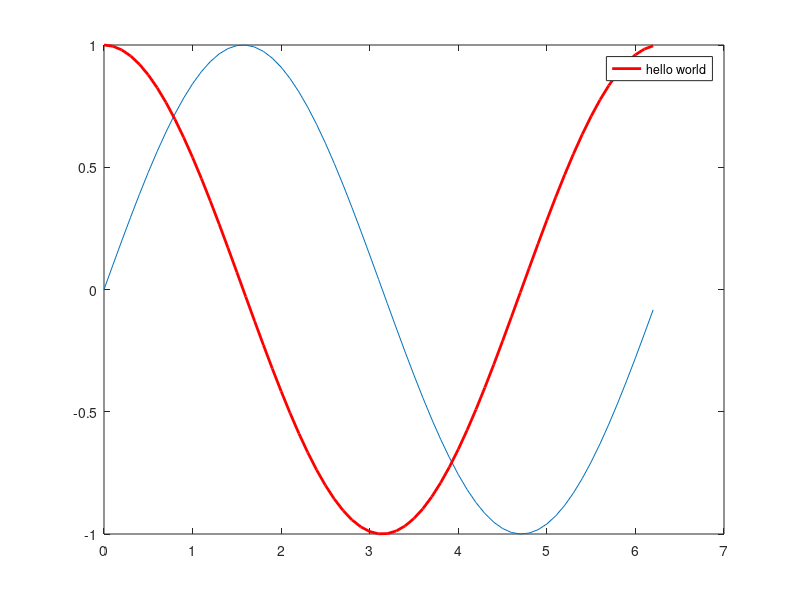

Reproduce this figure in MATLAB. (Note: this script raises an error after producing the figure.)
%% line objects
x = 0:0.1:2*pi;
h(1) = plot(x, sin(x));
hold on
h(2) = plot(x, cos(x));
hold off

legend(h(2), "hello world");
set(h(2), "Color","red", "LineWidth",2);

%% check IKss
clc
close all
clear variables

time_space = cell(1, 3);
time_step = 1;
holdT = 100;
P1T = 5000;
tH = 0:time_step:holdT;
tP1 = (holdT+time_step):time_step:P1T;
tP1_adj = tP1 - tP1(1);
t = [tH, tP1];

time_space{1} = t;
time_space{2} = tH;
time_space{3} = tP1_adj;

p0 = [22.5, 7.7, 39.3, 0.0862, 13.17, 0.05, -91.1];
volt = -90:10:50;

for i = 1:length(volt)
    current_trc = IKss(p0, -100, volt(i), time_space);
    hold on
        plot(t, current_trc)
    hold off
end

%% under holding potential
clc
close all
clear variables

holding_p = -80; %mV
holding_t = 500; %msec
P1s = -70:10:50; %mV
P1_t = 5000; % msec

TR_ori = cell(1, length(P1s));
states = cell(1, length(P1s));
TR_anal = cell(1, length(P1s)); 
for i=1:length(P1s)
    [t, S, A, ~] = RasmussonUnparam(holding_p, holding_t, P1s(i), P1_t, P1s(i), P1_t);
    states{i} = S;
    
    TR = zeros(8, 2);
    TR(1, 1) = A(1, 5);
    TR(1, 2) = A(end, 5);
    TR(2, 1) = A(1, 15);
    TR(2, 2) = A(end, 15);
    TR(3, 1) = A(1, 6);
    TR(3, 2) = A(end, 6);
    TR(4, 1) = A(1, 16);
    TR(4, 2) = A(end, 16);
    
    TR(5, 1) = A(1, 7);
    TR(5, 2) = A(end, 7);
    TR(6, 1) = A(1, 20);
    TR(6, 2) = A(end, 20);
    TR(7, 1) = A(1, 8);
    TR(7, 2) = A(end, 8);
    TR(8, 1) = A(1, 21);
    TR(8, 2) = A(end, 21);
    TR_ori{i} = TR;

    [t1, I1, TR1] = analytic_form(holding_p, holding_t, P1s(i), P1_t);
    TR_anal{i} = TR1;
    
    [~, hold_idx] = min(abs(t - holding_t));
    [~, hold_idx1] = min(abs(t1 - holding_t));
    
    figure(1)
    hold on
        plot(t(1:hold_idx-1), A(1:hold_idx-1,61))
    hold off
    title('I_{to} - Original')
    xlabel('Time (ms)')
    ylabel('Current (pA/pF)')
    axis tight
    
    figure(2)
    hold on
        plot(t1(1:hold_idx1), I1(1:hold_idx1,1))
    hold off
    title('I_{to} - Analytical')
    xlabel('Time (ms)')
    ylabel('Current (pA/pF)')
    axis tight
    
    figure(3)
    hold on
        plot(t(1:hold_idx-1), A(1:hold_idx-1,65)) 
    hold off
    title('I_{Kslow} - Original')
    xlabel('Time (ms)')
    ylabel('Current (pA/pF)')
    axis tight
    
    figure(4)
    hold on
        plot(t1(1:hold_idx1), I1(1:hold_idx1,2))
    hold off
    title('I_{Kslow} - Analytical')
    xlabel('Time (ms)')
    ylabel('Current (pA/pF)')
    axis tight
end


%% check analytical solutions
clc
close all
clear variables

alphaa = 0.0302049585228441;
betaa = 8.94547949889369;

alphai = 0.330343529000106;
betai = 1.23805046797418e-06;
% alphai = 0.217886158136666;
% betai = 5.16495883881682e-06;

ass10 = 0.265563e-2;
iss10 = 0.999977;
ass20 = 0.417069e-3;
iss20 = 0.998543;

ass1 = alphaa/(alphaa + betaa);
atau1 = 1/(alphaa + betaa);
iss1 = alphai/(alphai + betai);
itau1 = 1/(alphai + betai);

ass2 = 0.000571010111115601;
atau2 = 77.6049181019847;
iss2 = 0.997773872537225;
itau2 = 1030.37844166867;

t = 0:0.01:500;
ag1 = ass1 - (ass1 - ass10).*exp(-t./atau1);
ig1 = iss1 - (iss1 - iss10).*exp(-t./itau1);

ag2 = ass2 - (ass2 - ass20).*exp(-t./atau2);
ig2 = iss2 - (iss2 - iss20).*exp(-t./itau2);

plot(t, ag1.*ig1)
plot(t, ag2.*ig2)

%% long holding potential
clc
close all
clear variables

holding_p = -80; %mV
holding_t = 10; %msec
P1s = -70:10:50; %mV
P1_t = 5000; % msec

TR_ori = cell(1, length(P1s));
states = cell(1, length(P1s));
TR_anal = cell(1, length(P1s)); 
for i=1:length(P1s)
    [t, S, A, ~] = RasmussonUnparam(holding_p, holding_t, P1s(i), P1_t, P1s(i), P1_t);
    states{i} = S;
    
    TR = zeros(8, 2);
    TR(1, 1) = A(1, 5);
    TR(1, 2) = A(end, 5);
    TR(2, 1) = A(1, 15);
    TR(2, 2) = A(end, 15);
    TR(3, 1) = A(1, 6);
    TR(3, 2) = A(end, 6);
    TR(4, 1) = A(1, 16);
    TR(4, 2) = A(end, 16);
    
    TR(5, 1) = A(1, 7);
    TR(5, 2) = A(end, 7);
    TR(6, 1) = A(1, 20);
    TR(6, 2) = A(end, 20);
    TR(7, 1) = A(1, 8);
    TR(7, 2) = A(end, 8);
    TR(8, 1) = A(1, 21);
    TR(8, 2) = A(end, 21);
    TR_ori{i} = TR;

    [t1, I1, TR1] = analytic_form(holding_p, holding_t, P1s(i), P1_t);
    TR_anal{i} = TR1;
        
    figure(1)
    hold on
        plot(t, A(:,61))
    hold off
    title('I_{to} - Original')
    xlabel('Time (ms)')
    ylabel('Current (pA/pF)')
    axis tight
    
    figure(2)
    hold on
        plot(t1, I1(:,1))
    hold off
    title('I_{to} - Analytical')
    xlabel('Time (ms)')
    ylabel('Current (pA/pF)')
    axis tight
    
    figure(3)
    hold on
        plot(t, A(:,65))
    hold off
    title('I_{Kslow} - Original')
    xlabel('Time (ms)')
    ylabel('Current (pA/pF)')
    axis tight
    
    figure(4)
    hold on
        plot(t1, I1(:,2))
    hold off
    title('I_{Kslow} - Analytical')
    xlabel('Time (ms)')
    ylabel('Current (pA/pF)')
    axis tight
end

%% for each current
clc
close all
clear variables

holding_p = -80; %mV
holding_t = 500; %msec
P1 = 30; %mV
P1_t = 5000; % msec

[t, I, TR] = analytic_form(holding_p, holding_t, P1, P1_t);

plot(t, I(:,1))
title('I_{to} - Analytical')
xlabel('Time (ms)')
ylabel('Current (pA/pF)')
axis tight
